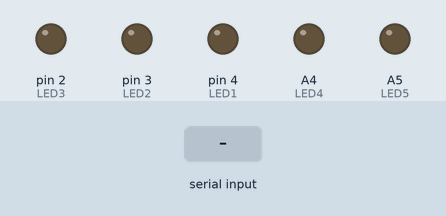
A sketch run on a simulated Arduino Uno, built with avr-gcc and run on an emulated ATmega328P. Parts: output pins drawn as LEDs (lit = HIGH). Dashed ring = blinking. Inputs (shaded band) come from the test bench.

Above: at 1.2 s.
1.3 s: "90,45\n" received over Serial
At 1.51 s:
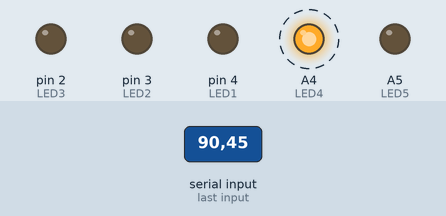
4.3 s: "30,150\n" received over Serial
At 4.51 s:
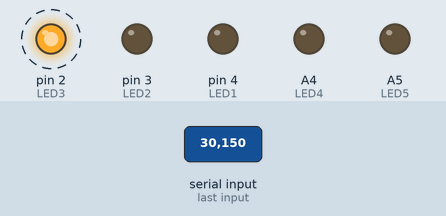
7.3 s: "2\n" received over Serial
At 7.51 s:
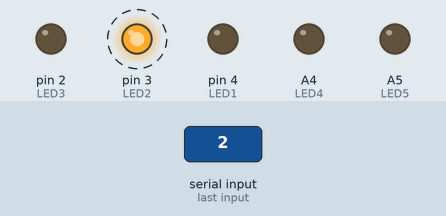
Timing chart, 0 to 10.3 s (numbered marks = the images above; inputs shaded):
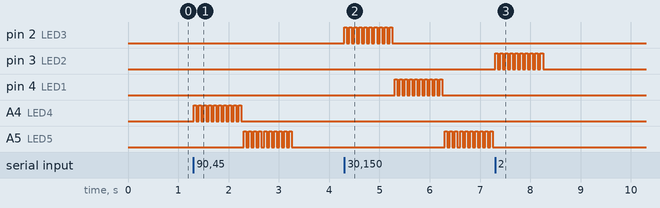

The sketch:

LED_blink.ino
```cpp
#define LED1 4
#define LED2 3
#define LED3 2
#define LED4 A4
#define LED5 A5

void setup()
{
    // Initialize serial communication
    Serial.begin(9600);

    // Set the LED pins as outputs
    pinMode(LED1, OUTPUT);
    pinMode(LED2, OUTPUT);
    pinMode(LED3, OUTPUT);
    pinMode(LED4, OUTPUT);
    pinMode(LED5, OUTPUT);

    // Turn off all LEDs initially
    digitalWrite(LED1, LOW);
    digitalWrite(LED2, LOW);
    digitalWrite(LED3, LOW);
    digitalWrite(LED4, LOW);
    digitalWrite(LED5, LOW);
}

void blinkLED(int ledPin)
{
    for (int i = 0; i < 10; i++)
    {
        digitalWrite(ledPin, HIGH); // Turn the LED on
        delay(50);                  // Wait for 50 milliseconds
        digitalWrite(ledPin, LOW);  // Turn the LED off
        delay(50);                  // Wait for 50 milliseconds
    }
}

void loop()
{
    // Check if data is available to read
    if (Serial.available() > 0)
    {
        // Read the incoming byte
        int incomingByte = Serial.read() - '0'; // Convert ASCII to integer

        // Turn off all LEDs
        digitalWrite(LED1, LOW);
        digitalWrite(LED2, LOW);
        digitalWrite(LED3, LOW);
        digitalWrite(LED4, LOW);
        digitalWrite(LED5, LOW);

        // Blink the corresponding LED
        switch (incomingByte)
        {
        case 1:
            blinkLED(LED1);
            break;
        case 2:
            blinkLED(LED2);
            break;
        case 3:
            blinkLED(LED3);
            break;
        case 4:
            blinkLED(LED4);
            break;
        case 5:
            blinkLED(LED5);
            break;
        default:
            // Do nothing if the input is not between 1 and 5
            break;
        }
    }
}
```

Measured:
- after the input at 1.3 s, A4 (LED4): alternates HIGH for 0.05 s and LOW for 0.05 s, 20 changes in all, then stays LOW, starting at once; A5 (LED5): alternates HIGH for 0.05 s and LOW for 0.05 s, 20 changes in all, then stays LOW, starting after 1.0 s
- after the input at 4.3 s, pin 2 (LED3): alternates HIGH for 0.05 s and LOW for 0.05 s, 20 changes in all, then stays LOW, starting at once; pin 4 (LED1): alternates HIGH for 0.05 s and LOW for 0.05 s, 20 changes in all, then stays LOW, starting after 1.0 s; A5 (LED5): alternates HIGH for 0.05 s and LOW for 0.05 s, starting after 2.0 s
- after the input at 7.3 s, pin 3 (LED2): alternates HIGH for 0.05 s and LOW for 0.05 s, 20 changes in all, then stays LOW, starting at once
